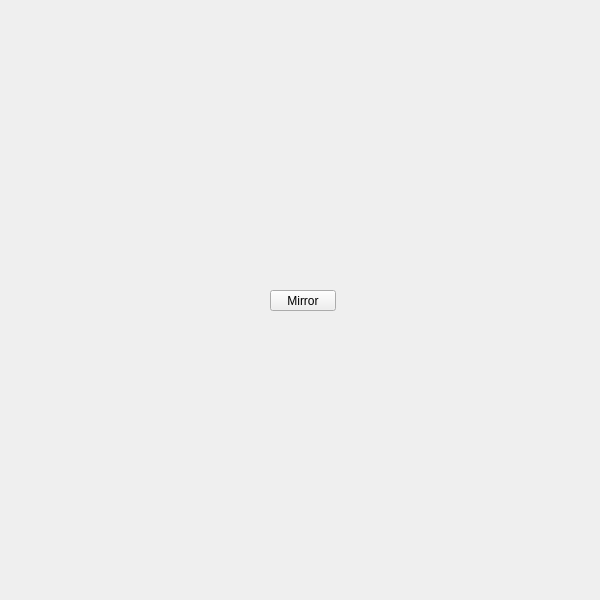
<?xml version="1.0" encoding="UTF-8"?>
<ui version="4.0">
 <class>QtUi</class>
 <widget class="QMainWindow" name="QtUi">
  <property name="enabled">
   <bool>true</bool>
  </property>
  <property name="geometry">
   <rect>
    <x>0</x>
    <y>0</y>
    <width>600</width>
    <height>600</height>
   </rect>
  </property>
  <property name="sizePolicy">
   <sizepolicy hsizetype="Ignored" vsizetype="Ignored">
    <horstretch>0</horstretch>
    <verstretch>0</verstretch>
   </sizepolicy>
  </property>
  <property name="minimumSize">
   <size>
    <width>0</width>
    <height>0</height>
   </size>
  </property>
  <property name="maximumSize">
   <size>
    <width>600</width>
    <height>600</height>
   </size>
  </property>
  <property name="cursor">
   <cursorShape>ArrowCursor</cursorShape>
  </property>
  <property name="windowTitle">
   <string>Toolkit</string>
  </property>
  <property name="whatsThis">
   <string>main</string>
  </property>
  <property name="toolButtonStyle">
   <enum>Qt::ToolButtonIconOnly</enum>
  </property>
  <property name="tabShape">
   <enum>QTabWidget::Triangular</enum>
  </property>
  <property name="dockNestingEnabled">
   <bool>true</bool>
  </property>
  <property name="dockOptions">
   <set>QMainWindow::AllowNestedDocks|QMainWindow::AllowTabbedDocks|QMainWindow::AnimatedDocks|QMainWindow::ForceTabbedDocks</set>
  </property>
  <widget class="QWidget" name="mainWindow">
   <property name="sizePolicy">
    <sizepolicy hsizetype="Ignored" vsizetype="Ignored">
     <horstretch>0</horstretch>
     <verstretch>0</verstretch>
    </sizepolicy>
   </property>
   <widget class="QPushButton" name="i019">
    <property name="geometry">
     <rect>
      <x>270</x>
      <y>290</y>
      <width>66</width>
      <height>21</height>
     </rect>
    </property>
    <property name="minimumSize">
     <size>
      <width>0</width>
      <height>21</height>
     </size>
    </property>
    <property name="maximumSize">
     <size>
      <width>16777215</width>
      <height>21</height>
     </size>
    </property>
    <property name="toolTip">
     <string/>
    </property>
    <property name="whatsThis">
     <string>mirror</string>
    </property>
    <property name="text">
     <string>Mirror</string>
    </property>
   </widget>
  </widget>
 </widget>
 <resources/>
 <connections/>
 <designerdata>
  <property name="gridDeltaX">
   <number>5</number>
  </property>
  <property name="gridDeltaY">
   <number>10</number>
  </property>
  <property name="gridSnapX">
   <bool>true</bool>
  </property>
  <property name="gridSnapY">
   <bool>true</bool>
  </property>
  <property name="gridVisible">
   <bool>true</bool>
  </property>
 </designerdata>
</ui>
